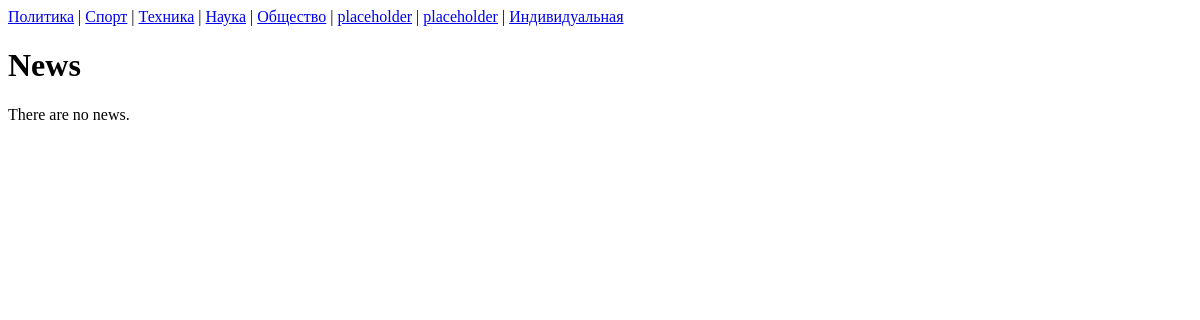
Page /news_site/news4/ on the earlier database version.
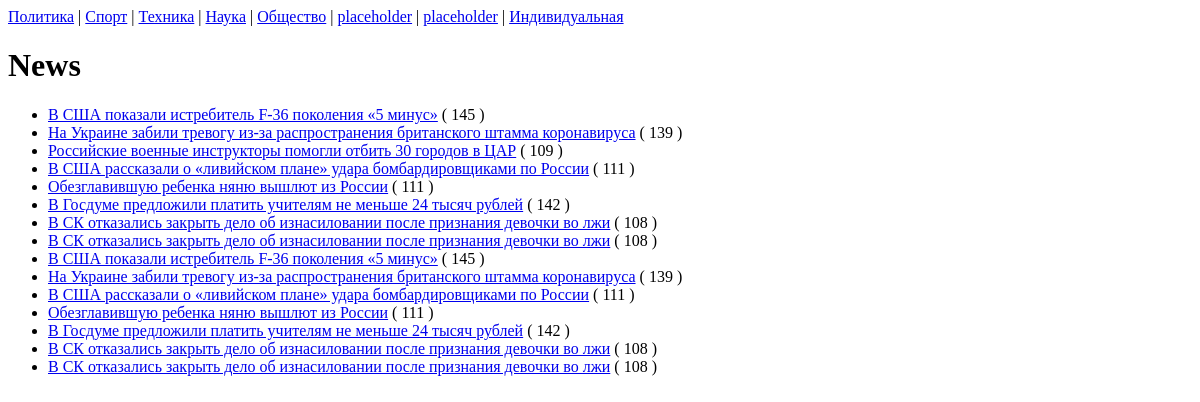
Same page on the later database version.
### news_site/models.py (models this page shows, shortened)
class News(models.Model):
    news_text = models.CharField(max_length=200)
    news_url = models.CharField(max_length=200)
    news_hype_rate = models.PositiveSmallIntegerField()
    pub_date = models.DateTimeField(auto_now_add=True)

### news_site/views.py (the view)
# urls.py: path('news4/', views.News4.as_view(), name='News4'),
class News4(generic.ListView):
    news = News
    def get_queryset(self):
        return News.objects.filter(news_hype_rate__range=(101, 200))

### news_site/templates/news_site/news_list.html
{% extends "base.html" %}
{% block content %}
<h1>News</h1>
{% if object_list %}
<ul>
  {% for news in object_list %}
  <li>
    <a href="{{ news.news_url }}">{{ news.news_text }}</a> ( {{ news.news_hype_rate }} )
  </li>
  {% endfor %}
</ul>
{% else %}
  <p>There are no news.</p>
{% endif %}
{% endblock %}

Differences in the rows shown:
added News: news_text "В США показали истребитель F-36 поколения «5 минус»", news_hype_rate "145"
added News: news_text "На Украине забили тревогу из-за распространения британского штамма коронавируса", news_hype_rate "139"
added News: news_text "Российские военные инструкторы помогли отбить 30 городов в ЦАР", news_hype_rate "109"
added News: news_text "В США рассказали о «ливийском плане» удара бомбардировщиками по России", news_hype_rate "111"
added News: news_text "Обезглавившую ребенка няню вышлют из России", news_hype_rate "111"
added News: news_text "В Госдуме предложили платить учителям не меньше 24 тысяч рублей", news_hype_rate "142"
added News: news_text "В СК отказались закрыть дело об изнасиловании после признания девочки во лжи", news_hype_rate "108"
added News: news_text "В СК отказались закрыть дело об изнасиловании после признания девочки во лжи", news_hype_rate "108"
added News: news_text "В США показали истребитель F-36 поколения «5 минус»", news_hype_rate "145"
added News: news_text "На Украине забили тревогу из-за распространения британского штамма коронавируса", news_hype_rate "139"
added News: news_text "В США рассказали о «ливийском плане» удара бомбардировщиками по России", news_hype_rate "111"
added News: news_text "Обезглавившую ребенка няню вышлют из России", news_hype_rate "111"
added News: news_text "В Госдуме предложили платить учителям не меньше 24 тысяч рублей", news_hype_rate "142"
added News: news_text "В СК отказались закрыть дело об изнасиловании после признания девочки во лжи", news_hype_rate "108"
added News: news_text "В СК отказались закрыть дело об изнасиловании после признания девочки во лжи", news_hype_rate "108"
Other differences:
text no longer shown: "There are no news."
